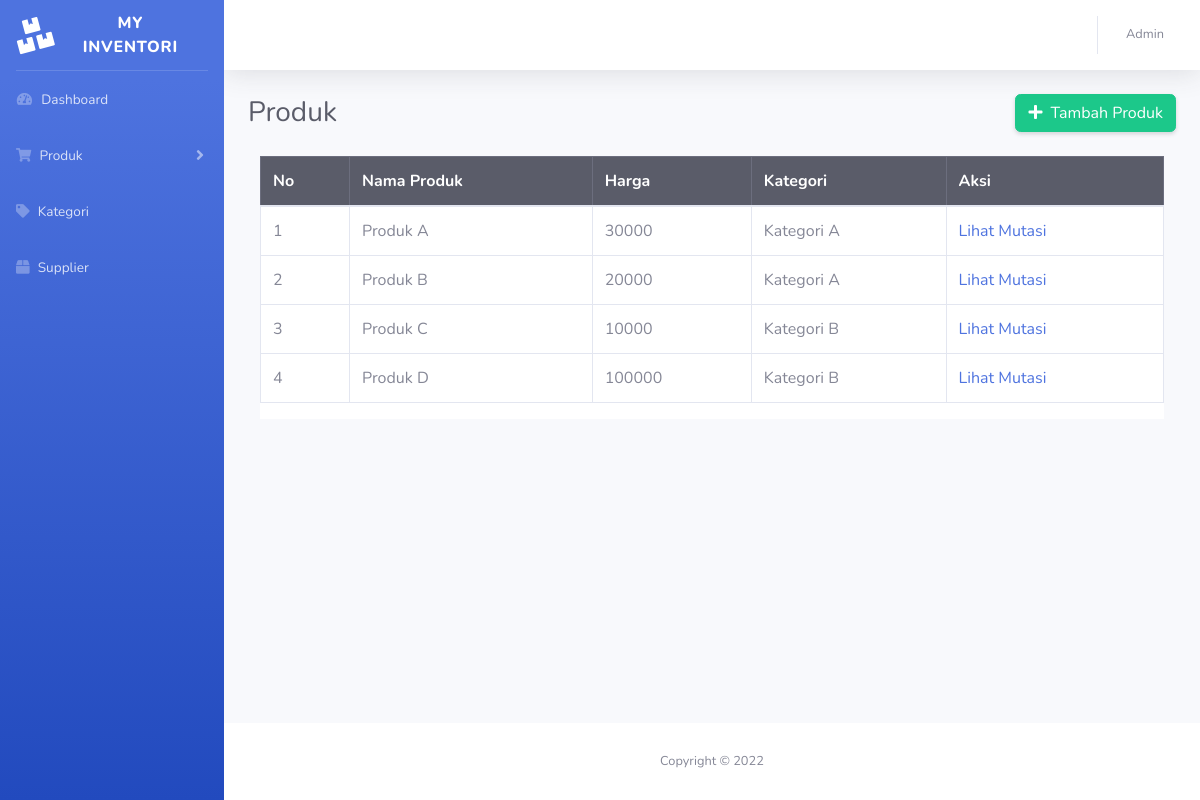
The app's page /produk.php (signed in) with its own data.
### tables this page shows
CREATE TABLE `produk` (
  `id_produk` int(255) NOT NULL,
  `nama_produk` varchar(255) NOT NULL,
  `id_kategori` int(255) NOT NULL,
  `harga` int(255) NOT NULL
);

CREATE TABLE `kategori` (
  `id_kategori` int(255) NOT NULL,
  `nama_kategori` varchar(255) NOT NULL
);

### produk.php (the view, shortened to what this page needs)
<?php
include '_koneksi.php';
$sql = "SELECT * FROM produk
INNER JOIN kategori
ON produk.id_kategori = kategori.id_kategori";
$result = $conn->query($sql);
if ($result->num_rows > 0) {
  while($row = $result->fetch_assoc()) {
    $produk[] = $row;
  }
} else {
  echo "0 results";
}
?>
<!DOCTYPE html>
<html lang="en">
<head>
    <link href="vendor/fontawesome-free/css/all.min.css" rel="stylesheet" type="text/css">
    <link href="css/sb-admin-2.min.css" rel="stylesheet">
</head>
<body id="page-top">
    <div id="wrapper">
		<?php include 'inc/sidebar.php'; ?>
        <div id="content-wrapper" class="d-flex flex-column">
            <div id="content">
				<?php include 'inc/topbar.php'; ?>
                <div class="container-fluid">
					<div class="d-sm-flex align-items-center justify-content-between mb-4">
						<h1 class="h3 mb-0 text-gray-800">Produk</h1>
						<a href="produk_tambah.php" class="btn btn-success shadow-sm">
						<i class="fas fa-plus mr-1"></i> Tambah Produk</a>
					</div>
					<div class="container">
						<div class="row bg-white">
							<table class="table table-bordered" id="dataTable" cellspacing="0">
								<thead class="table-dark">
									<tr>
										<th>No</th>
										<th>Nama Produk</th>
										<th>Harga</th>
										<th>Kategori</th>
										<th>Aksi</th>
									</tr>
								</thead>
								<tbody>
								<?php foreach($produk as $produk): ?>
									<tr>
										<td><?= $produk['id_produk'] ?></td>
										<td><?= $produk['nama_produk'] ?></td>
										<td><?= $produk['harga'] ?></td>
										<td><?= $produk['nama_kategori'] ?></td>
										<td>
											<a href="produk_mutasi.php">Lihat Mutasi </a>
										</td>
									</tr>
								<?php endforeach; ?>
								</tbody>
							</table>
						</div>
					</div>
                </div>
            </div>
			<?php include 'inc/footer.php'; ?>
        </div>
    </div>
</body>
</html>

### records on screen
produk: id_produk "1", nama_produk "Produk A", harga "30000", id_kategori.nama_kategori "Kategori A"
produk: id_produk "2", nama_produk "Produk B", harga "20000", id_kategori.nama_kategori "Kategori A"
produk: id_produk "3", nama_produk "Produk C", harga "10000", id_kategori.nama_kategori "Kategori B"
produk: id_produk "4", nama_produk "Produk D", harga "100000", id_kategori.nama_kategori "Kategori B"
